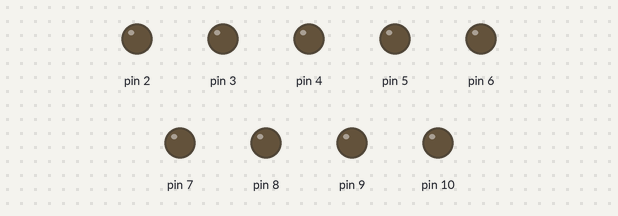
Recording of a sketch running on a simulated Arduino Uno, built with avr-gcc and run on an emulated ATmega328P. On the bench: output pins drawn as LEDs (lit = HIGH).

Above: at 0.05 s.
At 2.05 s:
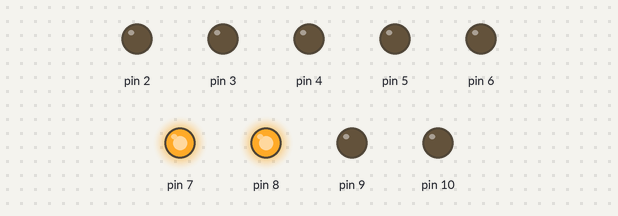
At 2.45 s:
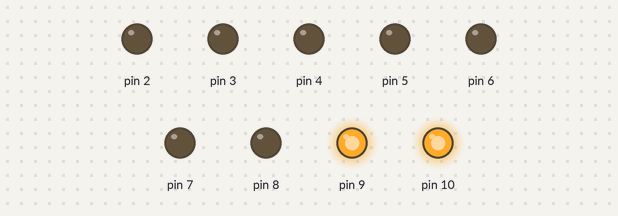
At 3.15 s:
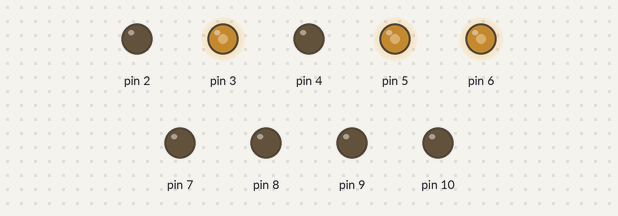
At 4.75 s:
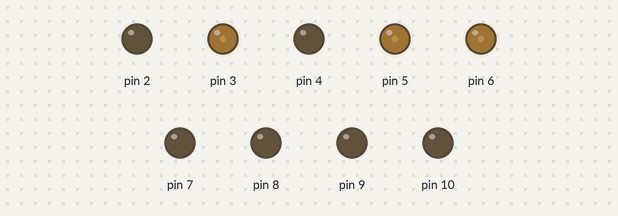
At 6.3 s:
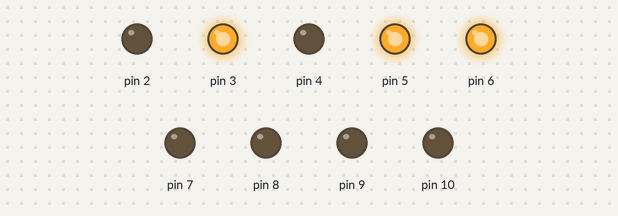
Timing chart, 0 to 8.2 s (numbered marks = the images above):
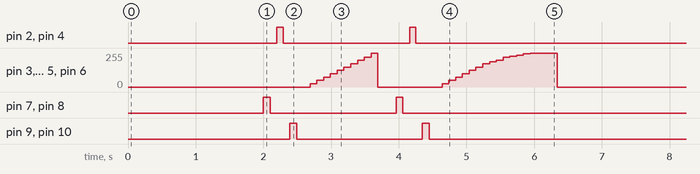

The sketch:

dan_a_dos_leds1.ino
```cpp
void setup(){
  pinMode(10, OUTPUT);
  pinMode(9, OUTPUT);
  pinMode(8, OUTPUT);
  pinMode(7, OUTPUT);
  pinMode(6, OUTPUT);
  pinMode(5, OUTPUT);
  pinMode(4, OUTPUT);
  pinMode(3, OUTPUT);
  pinMode(2, OUTPUT);

  digitalWrite(10, LOW);
  digitalWrite(9, LOW);
  digitalWrite(8, LOW);
  digitalWrite(7, LOW);
  digitalWrite(6, LOW);
  digitalWrite(5, LOW);
  digitalWrite(4, LOW);
  digitalWrite(3, LOW);
  digitalWrite(2, LOW);
}

void loop(){
  delay(2000);

  digitalWrite(8, HIGH);
  digitalWrite(7, HIGH);
  delay(100);
  digitalWrite(8, LOW);
  digitalWrite(7, LOW);

  delay(100);
  digitalWrite(4, HIGH);
  digitalWrite(2, HIGH);
  delay(90);
  digitalWrite(4, LOW);
  digitalWrite(2, LOW);

  delay(100);
  digitalWrite(10, HIGH);
  digitalWrite(9, HIGH);
  delay(100);
  digitalWrite(10, LOW);
  digitalWrite(9, LOW);

  delay(100);
  analogWrite(3, 0);
  analogWrite(5, 0);
  analogWrite(6, 0);
  delay(100);
  analogWrite(3, 25);
  analogWrite(5, 25);
  analogWrite(6, 25);
  delay(100);
  analogWrite(3, 50);
  analogWrite(5, 50);
  analogWrite(6, 50);
  delay(100);
  analogWrite(3, 75);
  analogWrite(5, 75);
  analogWrite(6, 75);
  delay(100);
  analogWrite(3, 100);
  analogWrite(5, 100);
  analogWrite(6, 100);
  delay(100);
  analogWrite(3, 125);
  analogWrite(5, 125);
  analogWrite(6, 125);
  delay(100);
  analogWrite(3, 150);
  analogWrite(5, 150);
  analogWrite(6, 150);
  delay(100);
  analogWrite(3, 175);
  analogWrite(5, 175);
  analogWrite(6, 175);
  delay(100);
  analogWrite(3, 200);
  analogWrite(5, 200);
  analogWrite(6, 200);
  delay(100);
  analogWrite(3, 225);
  analogWrite(5, 225);
  analogWrite(6, 225);
  delay(100);
  analogWrite(3, 255);
  analogWrite(5, 255);
  analogWrite(6, 255);
  delay(100);
  analogWrite(3, 0);
  analogWrite(5, 0);
  analogWrite(6, 0);

  delay(270);

  digitalWrite(8, HIGH);
  digitalWrite(7, HIGH);
  delay(100);
  digitalWrite(8, LOW);
  digitalWrite(7, LOW);

  delay(100);
  digitalWrite(4, HIGH);
  digitalWrite(2, HIGH);
  delay(90);
  digitalWrite(4, LOW);
  digitalWrite(2, LOW);

  delay(100);
  digitalWrite(10, HIGH);
  digitalWrite(9, HIGH);
  delay(100);
  digitalWrite(10, LOW);
  digitalWrite(9, LOW);

  delay(90);
  analogWrite(3, 0);
  analogWrite(5, 0);
  analogWrite(6, 0);
  delay(100);
  analogWrite(3, 25);
  analogWrite(5, 25);
  analogWrite(6, 25);
  delay(100);
  analogWrite(3, 50);
  analogWrite(5, 50);
  analogWrite(6, 50);
  delay(100);
  analogWrite(3, 75);
  analogWrite(5, 75);
  analogWrite(6, 75);
  delay(100);
  analogWrite(3, 100);
  analogWrite(5, 100);
  analogWrite(6, 100);
  delay(100);
  analogWrite(3, 125);
  analogWrite(5, 125);
  analogWrite(6, 125);
  delay(100);
  analogWrite(3, 150);
  analogWrite(5, 150);
  analogWrite(6, 150);
  delay(100);
  analogWrite(3, 175);
  analogWrite(5, 175);
  analogWrite(6, 175);
  delay(100);
  analogWrite(3, 190);
  analogWrite(5, 190);
  analogWrite(6, 190);
  delay(100);
  analogWrite(3, 200);
  analogWrite(5, 200);
  analogWrite(6, 200);
  delay(100);
  analogWrite(3, 225);
  analogWrite(5, 225);
  analogWrite(6, 225);
  delay(100);
  analogWrite(3, 230);
  analogWrite(5, 230);
  analogWrite(6, 230);
  delay(100);
  analogWrite(3, 240);
  analogWrite(5, 240);
  analogWrite(6, 240);
  delay(100);
  analogWrite(3, 250);
  analogWrite(5, 250);
  analogWrite(6, 250);
  delay(100);
  analogWrite(3, 255);
  analogWrite(5, 255);
  analogWrite(6, 255);
  delay(400);
  analogWrite(3, 0);
  analogWrite(5, 0);
  analogWrite(6, 0);
}
```

Measured:
- by itself, pin 2, pin 4: repeats every 6.3 s: LOW 1.9 s, HIGH 0.09 s, LOW 4.3 s, HIGH 0.09 s
- by itself, pin 3, pin 5, pin 6: moves between 0/255 and 255/255, repeating every 6.3 s
- by itself, pin 7–10: repeats every 6.3 s: LOW 1.9 s, HIGH 0.10 s, LOW 4.3 s, HIGH 0.10 s
